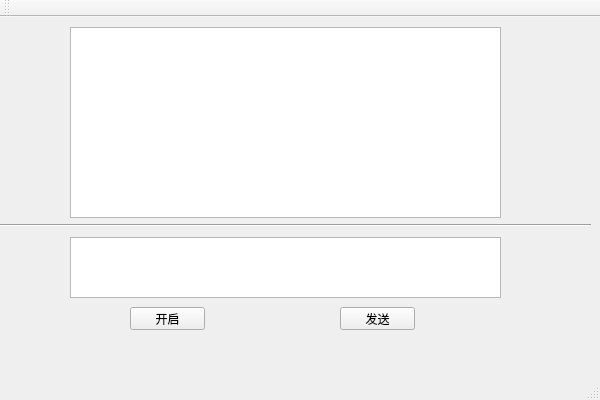
<?xml version="1.0" encoding="UTF-8"?>
<ui version="4.0">
 <class>sever_tcpClass</class>
 <widget class="QMainWindow" name="sever_tcpClass">
  <property name="geometry">
   <rect>
    <x>0</x>
    <y>0</y>
    <width>600</width>
    <height>400</height>
   </rect>
  </property>
  <property name="windowTitle">
   <string>sever_tcp</string>
  </property>
  <widget class="QWidget" name="centralWidget">
   <widget class="QPushButton" name="Server_Start_Bt">
    <property name="geometry">
     <rect>
      <x>130</x>
      <y>290</y>
      <width>75</width>
      <height>23</height>
     </rect>
    </property>
    <property name="text">
     <string>开启</string>
    </property>
   </widget>
   <widget class="QPushButton" name="Send_info_Bt">
    <property name="geometry">
     <rect>
      <x>340</x>
      <y>290</y>
      <width>75</width>
      <height>23</height>
     </rect>
    </property>
    <property name="text">
     <string>发送</string>
    </property>
   </widget>
   <widget class="QTextEdit" name="textEdit">
    <property name="geometry">
     <rect>
      <x>70</x>
      <y>220</y>
      <width>431</width>
      <height>61</height>
     </rect>
    </property>
   </widget>
   <widget class="QPlainTextEdit" name="plainTextEdit">
    <property name="geometry">
     <rect>
      <x>70</x>
      <y>10</y>
      <width>431</width>
      <height>191</height>
     </rect>
    </property>
   </widget>
   <widget class="Line" name="line">
    <property name="geometry">
     <rect>
      <x>0</x>
      <y>200</y>
      <width>591</width>
      <height>16</height>
     </rect>
    </property>
    <property name="orientation">
     <enum>Qt::Horizontal</enum>
    </property>
   </widget>
  </widget>
  <widget class="QMenuBar" name="menuBar">
   <property name="geometry">
    <rect>
     <x>0</x>
     <y>0</y>
     <width>600</width>
     <height>23</height>
    </rect>
   </property>
  </widget>
  <widget class="QToolBar" name="mainToolBar">
   <attribute name="toolBarArea">
    <enum>TopToolBarArea</enum>
   </attribute>
   <attribute name="toolBarBreak">
    <bool>false</bool>
   </attribute>
  </widget>
  <widget class="QStatusBar" name="statusBar"/>
 </widget>
 <layoutdefault spacing="6" margin="11"/>
 <resources>
  <include location="sever_tcp.qrc"/>
 </resources>
 <connections>
  <connection>
   <sender>Server_Start_Bt</sender>
   <signal>clicked()</signal>
   <receiver>sever_tcpClass</receiver>
   <slot>My_Server_Start()</slot>
   <hints>
    <hint type="sourcelabel">
     <x>170</x>
     <y>340</y>
    </hint>
    <hint type="destinationlabel">
     <x>170</x>
     <y>359</y>
    </hint>
   </hints>
  </connection>
  <connection>
   <sender>Send_info_Bt</sender>
   <signal>clicked()</signal>
   <receiver>sever_tcpClass</receiver>
   <slot>My_Send_Info()</slot>
   <hints>
    <hint type="sourcelabel">
     <x>390</x>
     <y>333</y>
    </hint>
    <hint type="destinationlabel">
     <x>393</x>
     <y>366</y>
    </hint>
   </hints>
  </connection>
 </connections>
 <slots>
  <slot>My_Send_Info()</slot>
  <slot>My_Server_Start()</slot>
 </slots>
</ui>
